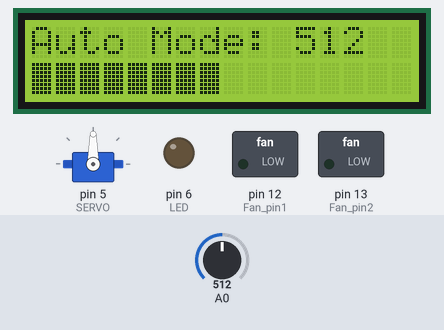
A sketch run on a simulated Arduino Uno, built with avr-gcc and run on an emulated ATmega328P. Parts: 16×2 character LCD, servo, switched loads named in the sketch (green lamp = pin HIGH), output pins drawn as LEDs (lit = HIGH). Inputs (shaded band) come from the test bench; at power-on: A0 = 512. What the sketch prints to the serial monitor is not drawn.

Above: at 1.2 s.
1.3 s: A0 set to 681
At 3.0 s:
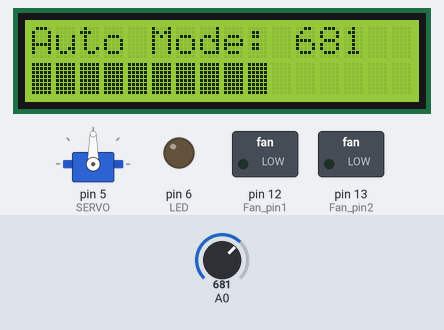
3.6 s: A0 set to 717
At 6.4 s:
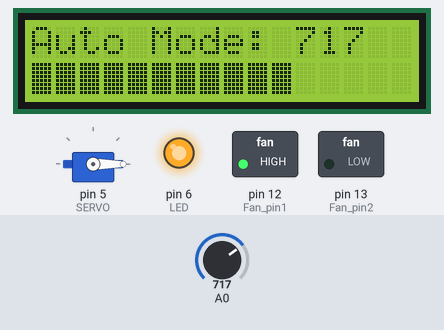
6.7 s: A0 set to 900
At 8.0 s:
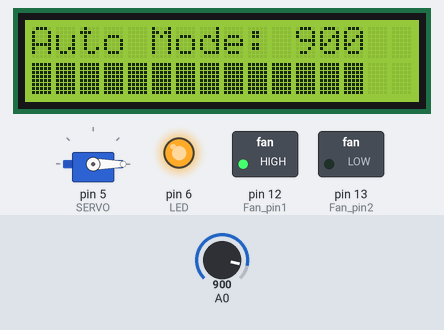
8.8 s: A0 set to 1023
At 10.5 s:
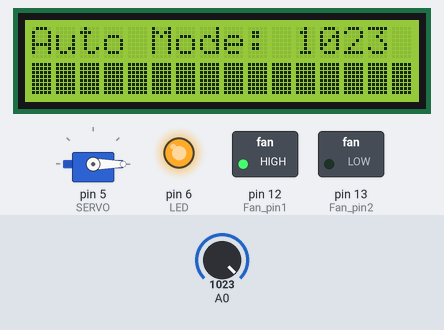
10.8 s: A0 set to 511
At 13.1 s:
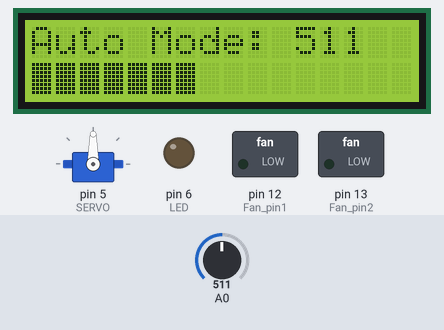
13.9 s: A0 set to 306
At 15.9 s:
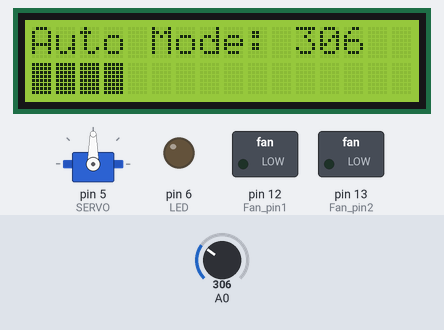
Timing chart, 0 to 17.0 s (numbered marks = the images above; inputs shaded):
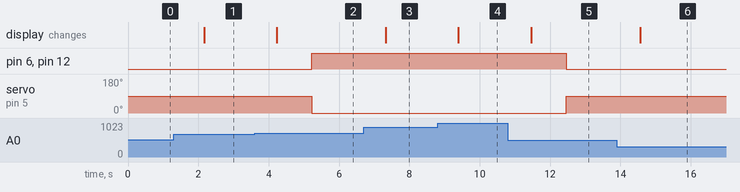

The sketch:

ArduinoSketch.ino
```cpp
#include <SoftwareSerial.h>
#include <Servo.h>
#include <Wire.h>
#include <LiquidCrystal_I2C.h>

LiquidCrystal_I2C lcd(0x27, 16, 2);

Servo myServo;
SoftwareSerial mySerial(8, 9); // RX | TX

#define SERVO 5
#define KEY 7
#define LED 6
#define Fan_pin1 12
#define Fan_pin2 13

bool is_manual = false;
bool found_new_data = false;
String data_received;

void setup() {
  // pinMode(KEY, OUTPUT);
  // digitalWrite(KEY, LOW);
  pinMode(LED, OUTPUT);
  pinMode(Fan_pin1, OUTPUT);
  pinMode(Fan_pin2, OUTPUT);

  lcd.init(); // Khởi động màn hình
  lcd.backlight();

  Serial.begin(9600);
  mySerial.begin(38400);
  myServo.attach(SERVO);
  // configure_HC05();
}

void loop() {

  // find_LCD_I2C();

  handle_received_data();
  if (!found_new_data){
    int SensorValue = analogRead(A0);

    String mode = "";
    if (is_manual){
      mode = "Manual";
    }
    else{
      mode = "Auto";
    }

    Serial.print(mode);
    Serial.print(" Mode: ");
    Serial.println(SensorValue);
    Display_On_LCD(SensorValue, mode);
    delay(1000);

    // int led_analog_write = map(SensorValue, 0, 1023, 0, 255);
    // analogWrite(LED, led_analog_write);

    if (SensorValue >= 700){
      digitalWrite(LED, HIGH);
    } else {
      digitalWrite(LED, LOW);
    }

    if(!is_manual && SensorValue >= 700){ // detect smoke
      myServo.write(0);
      openfan();
    }else if (!is_manual && SensorValue < 700){
      myServo.write(90);
      closefan();
    }
  }
  // mySerial.write(SensorValue);
}

void handle_received_data(){
  if (mySerial.available()) {
    data_received += mySerial.read();
    found_new_data = true;

    // Serial.print("New data: ");
    // Serial.println(data_received);
    if (data_received == "120128" && is_manual) {
      myServo.write(0); // open window
      Serial.println("Window opened");
      data_received = "";
      found_new_data = false;
    } else if (data_received == "0128" && is_manual) {
      myServo.write(90); // close window
      Serial.println("Window closed");
      data_received = "";
      found_new_data = false;
    } else if (data_received == "248128128") {
      is_manual = !is_manual; // change mode
      Serial.println("Change mode");
      data_received = "";
      found_new_data = false;
    } else if (data_received == "0248128" && is_manual) {
      openfan(); // run fan
      Serial.println("Fan running");
      data_received = "";
      found_new_data = false;
    } else if (data_received == "120248128" && is_manual) {
      closefan(); // stop fan
      Serial.println("Fan stopped");
      data_received = "";
      found_new_data = false;
    } else if (data_received == "-1" || data_received.length() > 9){
      data_received = "";
    } else if ((data_received == "0128" || data_received == "120128" || data_received == "0248128"  || data_received == "120248128") && is_manual == false) {
      data_received = "";
      found_new_data = false;
    } else if (data_received == "128128128"){
      is_manual = false;
      data_received = "";
      found_new_data = false;
      Serial.println("Auto mode");
    }
  }
}

void Display_On_LCD(int sensorValue, String mode){
  lcd.clear();
  lcd.setCursor(0, 0);
  // lcd.print(mode + " Mode: ");
  // lcd.setCursor(0, 1);
  // lcd.print(sensorValue);

  lcd.print(mode + " Mode: " + String(sensorValue));

  // Calculate the number of characters to black out
  int blackBlocks  = map(sensorValue, 0, 1023, 0, 16);

  lcd.setCursor(0, 1);
  for (int i = 0; i < 16; i++) {
      if (i < blackBlocks) {
          lcd.write(0xFF); // Write black block character
      } else {
          lcd.print(" "); // Write space character
      }
  }

}

void openfan() {
  digitalWrite(Fan_pin1, HIGH);
  digitalWrite(Fan_pin2, LOW);
}

void closefan() {
  digitalWrite(Fan_pin1, LOW);
  digitalWrite(Fan_pin2, LOW);
}

// configuring hc-05
void configure_HC05() {
  // digitalWrite(KEY, HIGH); // Set KEY high to enter AT mode
  delay(2000);
  Serial.println("Entering AT mode...");

  mySerial.println("AT");
  delay(2000);

  if (!mySerial.find("OK")) {
    Serial.println("Failed to enter AT mode.");
  }

  mySerial.println("AT+RMAAD");
  delay(2000);

  if (!mySerial.find("OK")) {
    Serial.println("Failed to clear paired devices.");
  }

  mySerial.println("AT+NAME=Nhom11-Bluetooth");
  delay(2000);

  if (!mySerial.find("OK")) {
    Serial.println("Failed to set name.");
  } else {
    Serial.println("New name: Nhom11-Bluetooth");
  }

  mySerial.println("AT+PSWD=1234");
  delay(2000);

  if (!mySerial.find("OK")) {
    Serial.println("Failed to set password.");
  } else {
    Serial.println("New password: 1234");
  }

  mySerial.println("AT+ROLE=0");
  delay(2000);

  if (!mySerial.find("OK")) {
    Serial.println("Failed to set role.");
  } else {
    Serial.println("New role: SLAVE");
  }

  mySerial.println("AT+RESET");
  delay(2000);
  if (!mySerial.find("OK")) {
    Serial.println("Failed to reset HC-05.");
  }

  // digitalWrite(KEY, LOW); // Set KEY low to exit AT mode

  Serial.println("Bluetooth Ready!");
}


void find_LCD_I2C(){
  byte error, address;
  int nDevices;
  Serial.println("Scanning...");

  nDevices = 0;
  for(address = 1; address < 127; address++ )
  {
    // The i2c_scanner uses the return value of
    // the Write.endTransmisstion to see if
    // a device did acknowledge to the address.
    Wire.beginTransmission(address);
    error = Wire.endTransmission();

    if (error == 0)
    {
      Serial.print("I2C device found at address 0x");
      if (address<16)
        Serial.print("0");
      Serial.print(address,HEX);
      Serial.println("  !");

      nDevices++;
    }
    else if (error==4)
    {
      Serial.print("Unknown error at address 0x");
      if (address<16)
        Serial.print("0");
      Serial.println(address,HEX);
    }
  }
  if (nDevices == 0)
    Serial.println("No I2C devices found\n");
  else
    Serial.println("done\n");
}
```

Measured:
- the behaviour switches between 699 and 700 on A0 (found by bisection; images 1 and 2)
- after the input at 1.3 s, the display: changes after 0.86 s (image 1)
- after the input at 3.6 s, pin 6 (LED), pin 12 (Fan_pin1): LOW → HIGH after 1.6 s; servo on pin 5 (SERVO): 90° → 0° after 1.6 s; the display: changes after 0.63 s (image 2)
- after the input at 6.7 s, the display: changes after 0.63 s (image 3)
- after the input at 8.8 s, the display: changes after 0.59 s (image 4)
- after the input at 10.8 s, pin 6 (LED), pin 12 (Fan_pin1): HIGH → LOW after 1.7 s; servo on pin 5 (SERVO): 0° → 90° after 1.7 s; the display: changes after 0.66 s (image 5)
- after the input at 13.9 s, the display: changes after 0.66 s (image 6)
